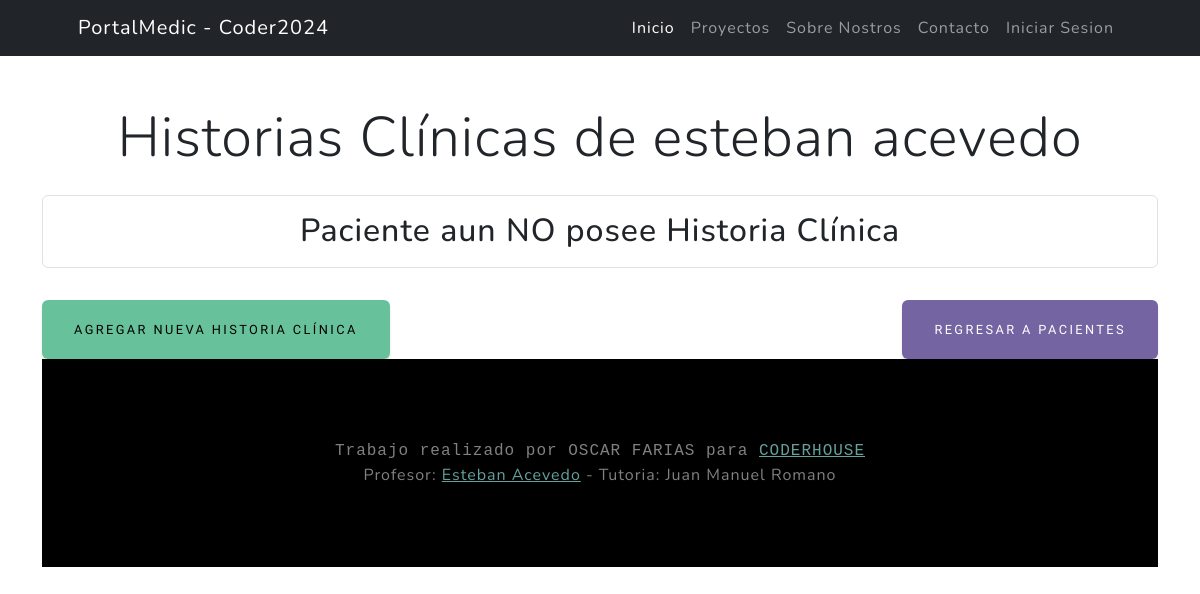
The app's page /pacientes/pacientes/1/ver/, older data.
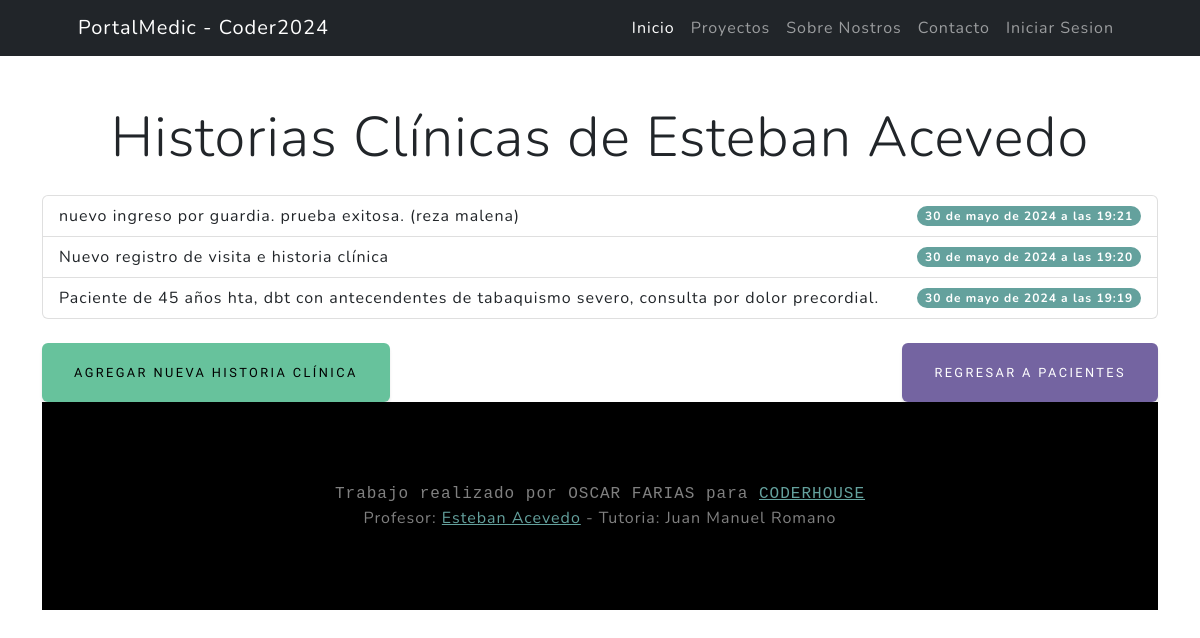
The same page, newer data.
### pacientes/models.py (models this page shows, shortened)
class Paciente(models.Model):
    nombre = models.CharField(max_length=50, null = False)
    apellido = models.CharField(max_length=50, null = False)
    DNI = models.IntegerField(unique=True, null=False)
    fecha_nacimiento = models.DateField(null=True, blank=True)
    telefono = models.IntegerField(null=True, blank=True)
    obraSocial = models.ForeignKey(ObraSocial, on_delete=models.SET_NULL, null=True, blank=True, verbose_name = "Socio ID", related_name="paciente_obrasocial")
    numeroAfiliado = models.CharField(max_length=50,null=False, blank=False, verbose_name="Numero de Afiliado")
    medico_tratante = models.ForeignKey("medicos.Medicos", on_delete=models.SET_NULL, null=True, blank=True, related_name="paciente_medicos")
    class Meta:
        verbose_name = "Paciente"
        verbose_name_plural = "Pacientes"

class HistoriaClinica(models.Model):
    paciente = models.ForeignKey(Paciente, on_delete=models.CASCADE)
    contenido = models.TextField()
    fecha_creacion = models.DateTimeField(auto_now_add=True)

### pacientes/views.py (the view)
# urls.py: path('pacientes/<int:pk>/ver/', ver_historia, name='ver_historia'),
def ver_historia(request, pk):
    paciente = get_object_or_404(Paciente, id=pk)
    historias = HistoriaClinica.objects.filter(paciente=paciente).order_by('-fecha_creacion')
    return render(request, 'pacientes/ver_historia.html', {'paciente': paciente, 'historias': historias})

### pacientes/templates/pacientes/ver_historia.html (shortened to what this page needs)
{% extends 'core/base.html' %}
{% load static %}
{% block content %}
<div class="container mt-5">
    <div class="row">
        <div class="col-12">
            <h1 class="display-4 text-center">Historias Clínicas de {{ paciente.nombre }} {{ paciente.apellido }}</h1>
            <ul class="list-group mt-4">
                {% if historias %}
                    {% for historia in historias %}
                    <li class="list-group-item d-flex justify-content-between align-items-center">
                        <span>{{ historia.contenido }}</span>
                        <span class="badge bg-primary rounded-pill">{{ historia.fecha_creacion }}</span>
                    </li>
                {% endfor %}
                {% else %}
                <h2 class="p-3 border rounded text-center">Paciente aun NO posee Historia Clínica</h2>
                {% endif %}
            </ul>
            <div class="mt-4 d-flex justify-content-between">
                <a href="{% url 'pacientes:guardar_historia' paciente.id %}" class="btn btn-success">Agregar nueva historia clínica</a>
                <a href="{% url 'pacientes:pacientes_list' %}" class="btn btn-secondary">Regresar a Pacientes</a>
            </div>
        </div>
    </div>
{% endblock content %}

### core/templates/core/base.html (shortened to what this page needs)
{% load static %}
<!DOCTYPE html>
<html lang="es">
<head>
    <link href="{% static 'core/css/styles.css' %}" rel="stylesheet" />
</head>
{% block navbar %}
<nav class="navbar navbar-expand-lg navbar-dark bg-dark">
    <div class="container px-5">
        <a class="navbar-brand" href="{% url 'core:index' %}">PortalMedic - Coder2024</a>
        <div class="collapse navbar-collapse" id="navbarSupportedContent">
            <ul class="navbar-nav ms-auto mb-2 mb-lg-0">
                <li class="nav-item"><a class="nav-link active" aria-current="page"
                        href="{% url 'core:index' %}">Inicio</a></li>
                <li class="nav-item"><a class="nav-link" href="#about">Proyectos</a></li>
                <li class="nav-item"><a class="nav-link" href="#projects">Sobre Nostros</a></li>
                <li class="nav-item"><a class="nav-link"
                        href="https://api.whatsapp.com/send/?phone=%2B5493814761261&text&type=phone_number&app_absent=0"
                        target="_blank">Contacto</a></li>
                {% if user.is_authenticated %}
                <form action="{% url 'core:logout' %}" method="POST">
                    {% csrf_token %}
                    <button type="submit" class="nav-link nav-item bg-black ">Cerrar Sesion</button>
                </form>
                <li class="nav-item"><a class="nav-link" href="">|| {{user.username.upper}} ||</a></li>
                {% else %}
                <li class="nav-item"><a class="nav-link" href="{% url 'core:login' %}">Iniciar Sesion</a></li>
                {% endif %}
            </ul>
        </div>
    </div>
</nav>
{% endblock navbar %}
<body>
    {% block content %}
    {% endblock content %}
</body>
{% block footer %}
<footer class="footer mt-auto bg-black big text-center text-white-50">
    <div class="container big px-4 px-lg-5 font-monospace">Trabajo realizado por OSCAR FARIAS para <a
            href="https://www.coderhouse.com/ar/">CODERHOUSE</a></div>
    <div class="container px-4 px-lg-5">Profesor: <a href="https://www.linkedin.com/in/esteban-acevedo-aberastain/?originalSubdomain=ar">Esteban Acevedo</a> - Tutoria: Juan Manuel Romano</div>
</footer>
{% endblock footer %}

Row changes from the older to the newer data that the page shows:
changed Paciente: nombre "esteban" → "Esteban"; apellido "acevedo" → "Acevedo"
added HistoriaClinica: contenido "nuevo ingreso por guardia. prueba exitosa. (reza malena)", fecha_creacion "30 de mayo de 2024 a las 19:21"
added HistoriaClinica: contenido "Nuevo registro de visita e historia clínica", fecha_creacion "30 de mayo de 2024 a las 19:20"
added HistoriaClinica: contenido "Paciente de 45 años hta, dbt con antecendentes de tabaquismo severo, consulta por dolor precordial.", fecha_creacion "30 de mayo de 2024 a las 19:19"
Text that changed along with them:
text no longer shown: "Paciente aun NO posee Historia Clínica"
